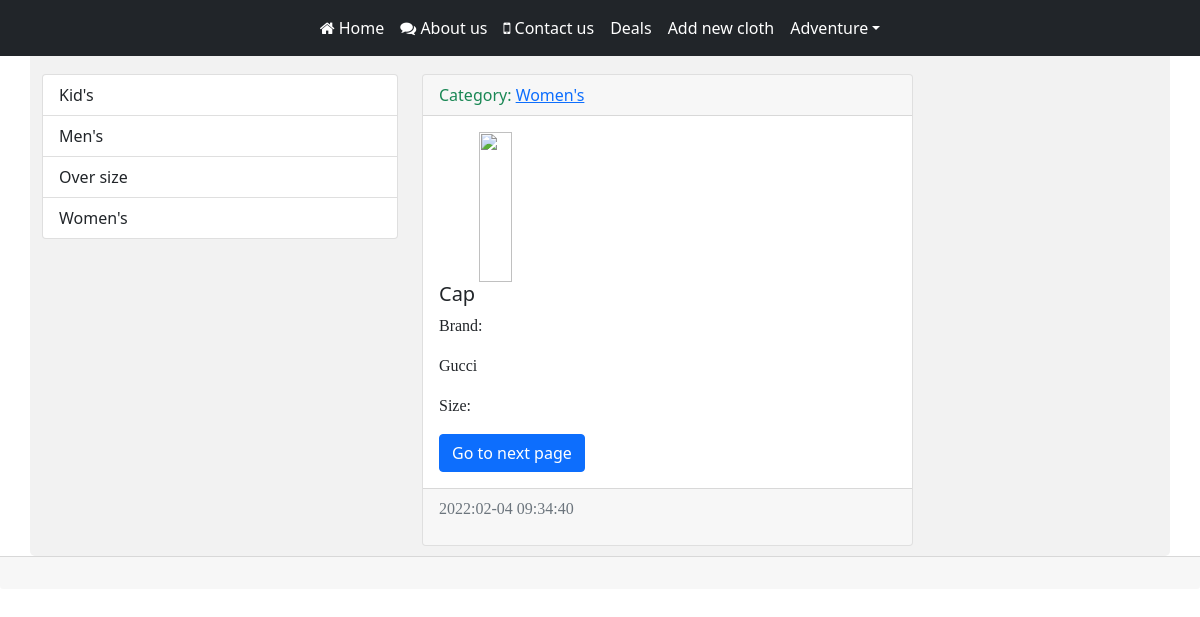
/view_clothes/8, run on the app's committed database.
### reishop/models.py (models this page shows, shortened)
class Category(models.Model):
    cloth_name = models.CharField(max_length=150, db_index=True, verbose_name="Category")
    def get_absolute_url(self):
        return reverse('category', kwargs={"category_id": self.pk})
    def __str__(self):
        return self.cloth_name
    class Meta:
        verbose_name = 'Category'
        verbose_name_plural = 'Categories'
        ordering = ['cloth_name']

class Clothes(models.Model):
    id = models.IntegerField(primary_key=True, verbose_name='Number')
    cloth_name = models.CharField(max_length=200, verbose_name='Title')
    cloth_brand = models.CharField(max_length=200, verbose_name='Brand Name')
    cloth_size = models.CharField(max_length=200, verbose_name='Size')
    cloth_date_release = models.DateTimeField(auto_now_add=True, verbose_name='Date')
    photo = models.ImageField(upload_to='photos/%Y/%m/%d', default='')
    category = models.ForeignKey('Category', on_delete=models.PROTECT, null=True, verbose_name='Category')
    is_published = models.BooleanField(default=True, verbose_name='Published')
    class Meta:
        verbose_name = 'Clothes'
        verbose_name_plural = 'Clothes'
        ordering = ['cloth_date_release']

### reishop/views.py (the view)
# urls.py: path('view_clothes/<int:pk>', ClothView.as_view(), name='view_clothes'),
class ClothView(DetailView):
    model = Clothes
    context_object_name = 'collection_item'

### reishop/templatetags/cloth_tags.py (called while the page is built)
@register.simple_tag(name='categoryFind')
def find_category():
    return Category.objects.all()

### reishop/templates/reishop/clothes_detail.html (shortened to what this page needs)
{% extends 'Base.html' %}
{% block sidebar %}
{% include '_sidebar.html' %}
{% endblock %}
{% block content %}
<div class="col-md-8">
	<div class="card">
		<div class="card-header {% cycle 'text-success' 'text-danger' %}">
			Category: <a href="{{ collection_item.category.get_absolute_url }}">{{ collection_item.category }}</a>
		</div>
		<div class="card-body">
			<div class="media">
				<div class="media-body">
					{% if collection.photo %}
					<img src="{{ collection_item.photo.url }}" width="300">
					{% else %}
					<img src="https://bitsofco.de/content/images/2018/12/broken-1.png" width="300">
					{% endif %}
			<h5 class="card-title">{{collection_item.cloth_name}}</h5>
			<p class="card-text">Brand: {{collection_item.cloth_brand|linebreaks}}</p>
			<p class="card-size">Size: {{collection_item.cloth_size}}</p>
			<a href="#" class="btn btn-primary">Go to next page</a>
				</div>
				</div>
		</div>
		<div class="card-footer text-muted">
			<p>{{collection_item.cloth_date_release|date:"Y:m-d H:i:s"}}</p>
		</div>
	</div>
			</div>
{% endblock %}

### templates/_sidebar.html
	{% load cloth_tags %}
			<div class="list-group ">
				{% categoryFind as categories %}
				{% for i in categories %}
                   <a href="{% url 'category' i.pk  %}" class="list-group-item list-group-item-action" aria-current="true">
                    {{ i.cloth_name }}
                   {% endfor %}
  				</a>
			</div>

### reishop/templates/reishop/style.css (style rules this page uses)
p { max-width: 100%; font-family: 'Lora', serif; }
img { display: inline-block; height: 150px; width: 27%; margin-right: 45px; margin-left: 40px; }
body { background-color: #f2f2f2; }

### data on the page
Category: cloth_name "Kid's"
Category: cloth_name "Men's"
Category: cloth_name "Over size"
Category: cloth_name "Women's"
Clothes: category "Women's", cloth_name "Cap", cloth_brand "Gucci", cloth_date_release "2022:02-04 09:34:40"
